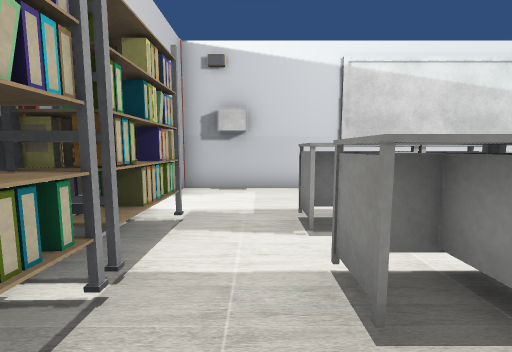
view 1 (above)

21 first-person views from a walk through a Unity game level. The camera is 1.2 m above the floor, tilts 6° down and sees 90° across. Doors are open. The floor is counted in squares, 1 m on a side. Each view is taken from the middle of a square. On the plan, view 1 faces up. The plan holds only what a view shows up to about 12 squares ahead; the rest is blank. The place goes on beyond the plan. The player character is not drawn. Some surface patterns are stand-ins.

view 2
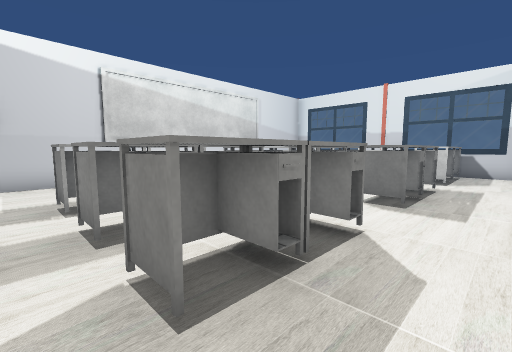

view 3
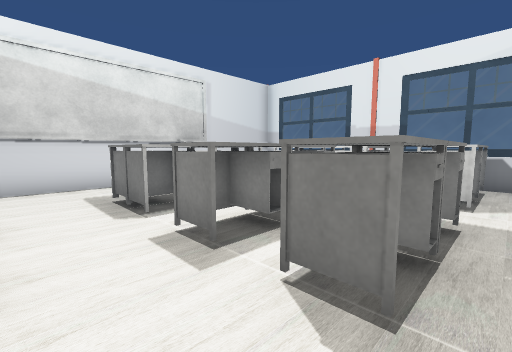

view 4
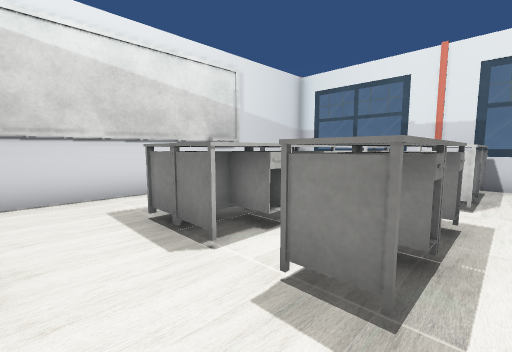

view 5
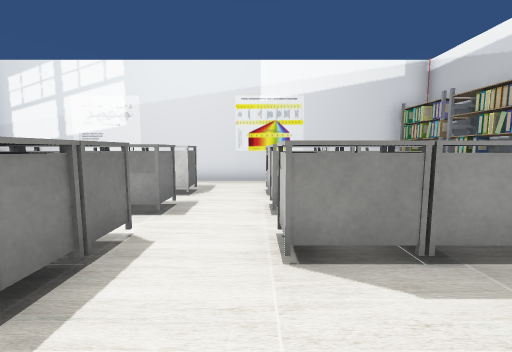

view 6
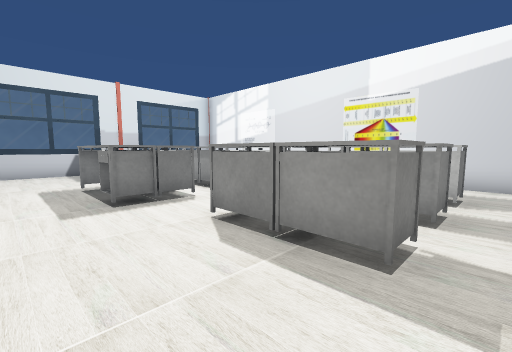

view 7
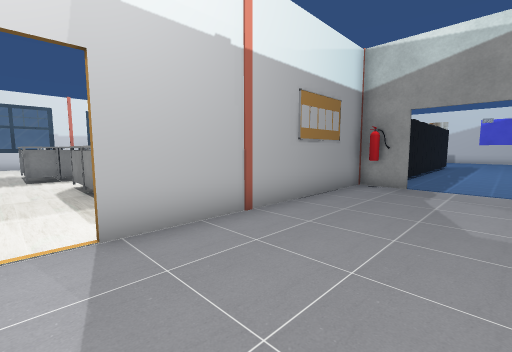

view 8
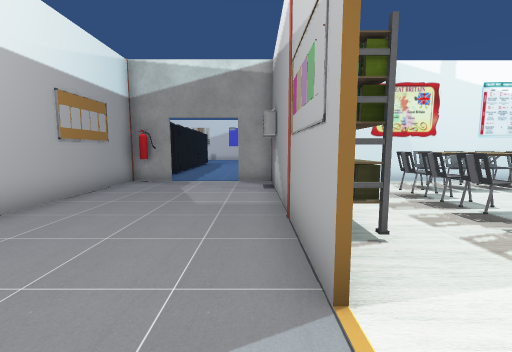

view 9
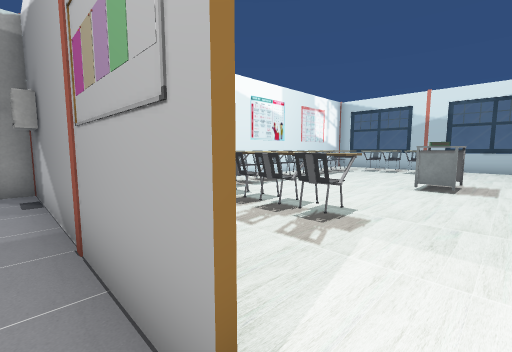

view 10
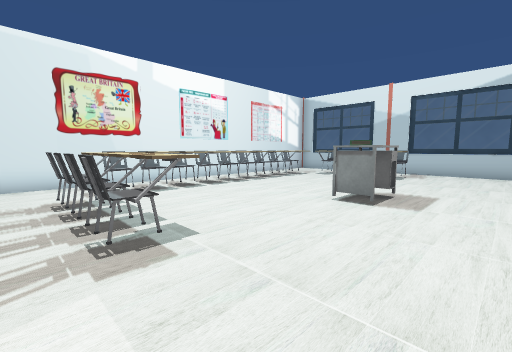

view 11
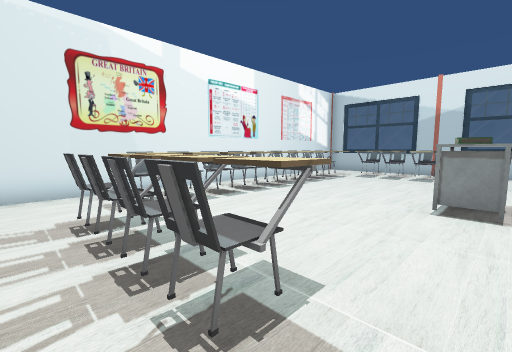

view 12
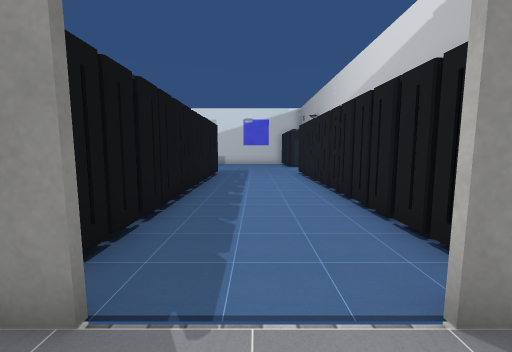

view 13
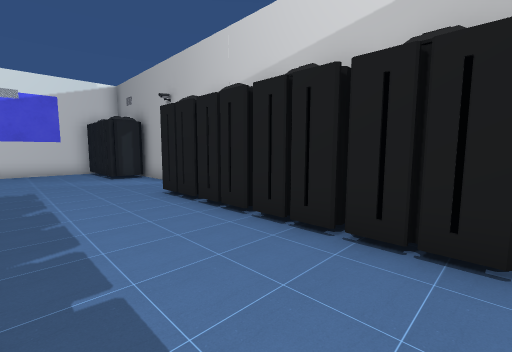

view 14
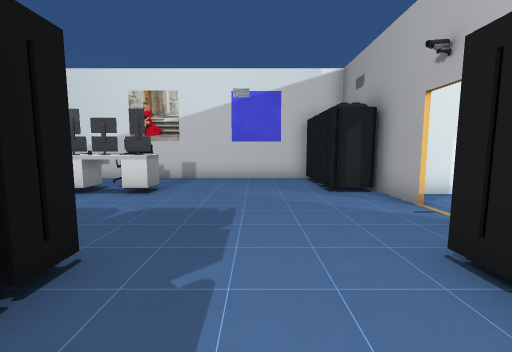

view 15
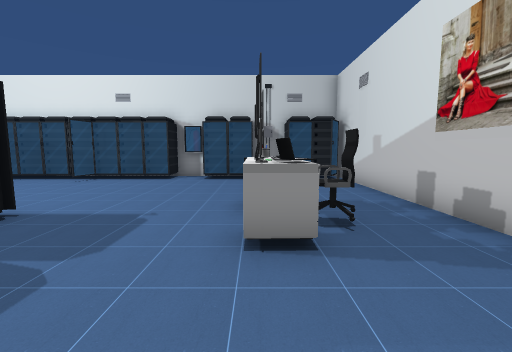

view 16
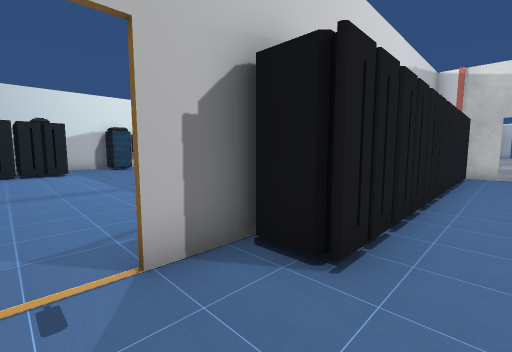

view 17
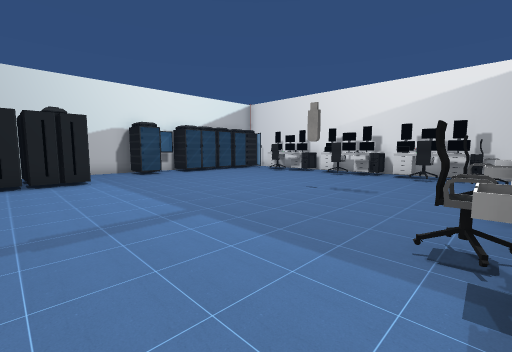

view 18
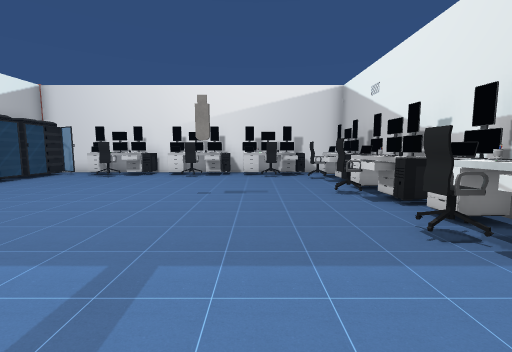

view 19
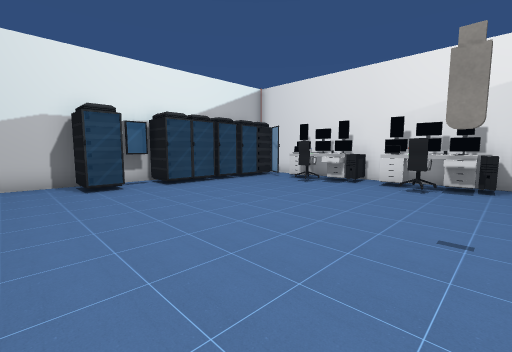

view 20
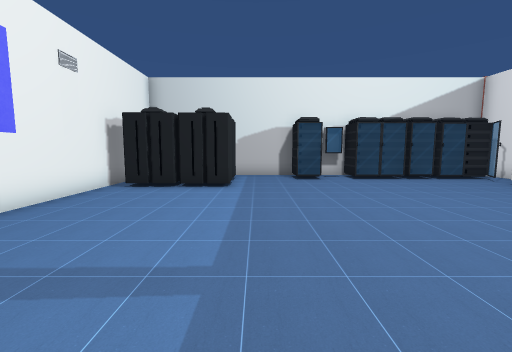

view 21
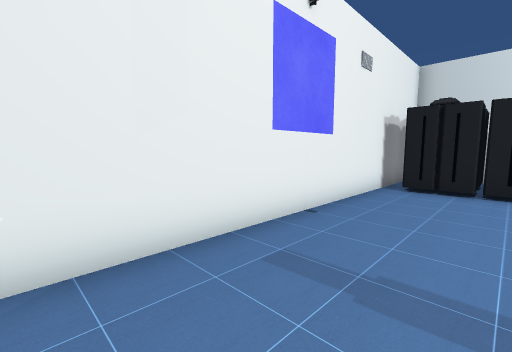

### Floor plan
Points are (right, up) in squares from view 1. A wall is a line through its corners. A room is listed if a view was taken in it or the views show most of it. See-through windows are left out.
Room 1 (views 1, 2, 3, 4, 5, 6)
walls: (6.4, -2.6) (12.5, -2.6); (9.8, 7.6) (8.6, 7.6); (-1.3, 2) (-1.3, -0.1); (-1.3, 4.4) (-1.3, 1.9); (-1.8, 2.8) (-1.8, 2.2); (-1.3, -0.2) (-1.3, -2.4); (12.5, 7.9) (-2.2, 7.9); (-0.5, -2.6) (4.5, -2.6)
ways out: open door at (-2, 6) to room 2
objects: table (1, 0) to (2, 0); table (1, 2) to (2, 2); table (1, 4) to (2, 4); table (3, 0) to (4, 0); table (3, 2) to (4, 2); table (3, 4) to (4, 4); table (6, 0) to (7, 0); table (6, 2) to (7, 2); table (6, 4) to (7, 4); table (6, 5) to (9, 5); table (8, 0) to (9, 0); table (8, 2) to (9, 2); table (8, 4) to (9, 4); table (10, 0) to (11, 0); table (10, 2) to (11, 2); other object (10, 4) to (11, 4); other object (12, 0); other object (12, 2); other object (12, 4)
Room 2 (views 7, 8, 9, 10, 11, 12, 13, 14, 15, 16, 17, 18, 19, 20, 21)
walls: (-10, -2.7) (-10.5, -2.7); (-10.5, -2.6) (-9.9, -2.6); (-6.2, -2.7) (-7.4, -2.7); (-3.9, -2.6) (-2.4, -2.6) (-2.4, 5.2); (-8.5, -14.5) (-8.5, -15.1); (-7.6, 5.2) (-7.6, -2.6) (-6.2, -2.6); (-1.3, 1.9) (-2, 1.9); (-8.5, -16.4) (-8.5, -18.6); (-20.4, -2.7) (-23.2, -2.7); (-10.4, -17.8) (-9.5, -17.8); (-23.8, -8.9) (-23.8, -15.8); (-7.1, -21.5) (6.1, -21.5); (-22.6, -17.8) (-11.9, -17.8); (6.5, -15.6) (6.5, -14.5); (-23.8, 7.1) (-23.8, 1.8); (6.5, -19.1) (6.5, -17.9)
ways out: open door at (-2, 6) to room 1; open door at (-8.5, -15.5); open door at (-8, 6); open door at (-5, -3)
objects: server (-23, -17) to (-22, -16); server (-23, -15) to (-22, -14); server (-23, -11) to (-22, -11); other object (-23, -10) to (-23, -9); server (-23, -8) to (-22, -8); server (-23, -7) to (-22, -7); server (-23, -6) to (-22, -5); server (-23, -5) to (-22, -4); server (-22, -9); chair (-22, 0) to (-21, 0); chair (-22, 1) to (-21, 1); chair (-22, 2) to (-21, 2); other object (-22, 3) to (-21, 4); server (-21, -17) to (-20, -16); server (-21, -15) to (-20, -14); other object (-21, -4) to (-20, -4); other object (-21, -1) to (-20, 0); chair (-20, -5) to (-19, -5); desk (-20, -3) to (-19, -3); other object (-19, -1) to (-19, 0); computer (-18, -4) to (-18, -3); chair (-18, -1) to (-18, 0); other object (-17, -4); other object (-17, -3); chair (-17, -1) to (-17, 0); table (-17, 4) to (-16, 5); chair (-16, -5); other object (-16, -4); desk (-16, -3) to (-15, -3); chair (-16, -1) to (-16, 0); computer (-15, -4) to (-14, -3); chair (-15, -1) to (-15, 0); other object (-14, -9); chair (-14, -1) to (-14, 0); desk (-13, -3) to (-12, -3); chair (-13, -1) to (-13, 0); chair (-12, -5); chair (-12, -1); chair (-12, 0) to (-11, 0); chair (-12, 1) to (-11, 1); chair (-12, 2) to (-11, 2); chair (-12, 3) to (-11, 4); chair (-11, -9); chair (-11, -6) to (-11, -5); computer (-11, -4) to (-11, -3); chair (-10, -13); other object (-10, -12); computer (-10, -11) to (-9, -10); other object (-10, -9); other object (-10, -8); other object (-10, -7) to (-9, -7); other object (-10, -5) to (-10, -4); other object (-9, -13); desk (-9, -12); desk (-9, -9) to (-9, -8); desk (-9, -6) to (-9, -4); server (-8, -21) to (-7, -20); server (-8, -19) to (-7, -18); server (-8, -14) to (-7, -13); server (-8, -12) to (-7, -11); server (-8, -10) to (-7, -9); server (-8, -8) to (-7, -7); server (-8, -6) to (-7, -6); server (-8, -5) to (-7, -4); other object (-7, -1); server (-3, -14) to (-2, -13); server (-3, -12) to (-2, -11); server (-3, -10) to (-2, -9); server (-3, -8) to (-2, -7); server (-3, -6); server (-3, -5) to (-2, -4); fire extinguisher (-3, -2); server (-1, -14) to (-1, -13); server (5, -21) to (6, -21); server (5, -20) to (6, -19); server (5, -18) to (6, -17); server (5, -16) to (6, -16); server (5, -14) to (6, -14); server (5, -13) to (6, -13); server (5, -12) to (6, -12); server (5, -11) to (6, -11); server (5, -10) to (6, -10); server (5, -9) to (6, -9); server (5, -8) to (6, -8); other object (6, -15)

Where each view was taken, in squares from view 1:
view 1: 0 up, 0 right, facing up
view 2: 2 down, 0 right, facing up-right
view 3: 1 down, 4 right, facing up-right
view 4: 1 up, 4 right, facing up-right
view 5: 7 up, 4 right, facing down
view 6: 7 up, 0 right, facing down-right
view 7: 6 up, 6 left, facing down-right
view 8: 7 up, 7 left, facing down
view 9: 6 up, 7 left, facing down-left
view 10: 7 up, 10 left, facing down-left
view 11: 5 up, 10 left, facing down-left
view 12: 1 down, 5 left, facing down
view 13: 7 down, 4 left, facing down-left
view 14: 11 down, 5 left, facing down
view 15: 18 down, 5 left, facing right
view 16: 16 down, 6 left, facing up-left
view 17: 16 down, 10 left, facing up-left
view 18: 16 down, 13 left, facing up
view 19: 13 down, 14 left, facing up-left
view 20: 13 down, 12 left, facing left
view 21: 15 down, 12 left, facing down-left
